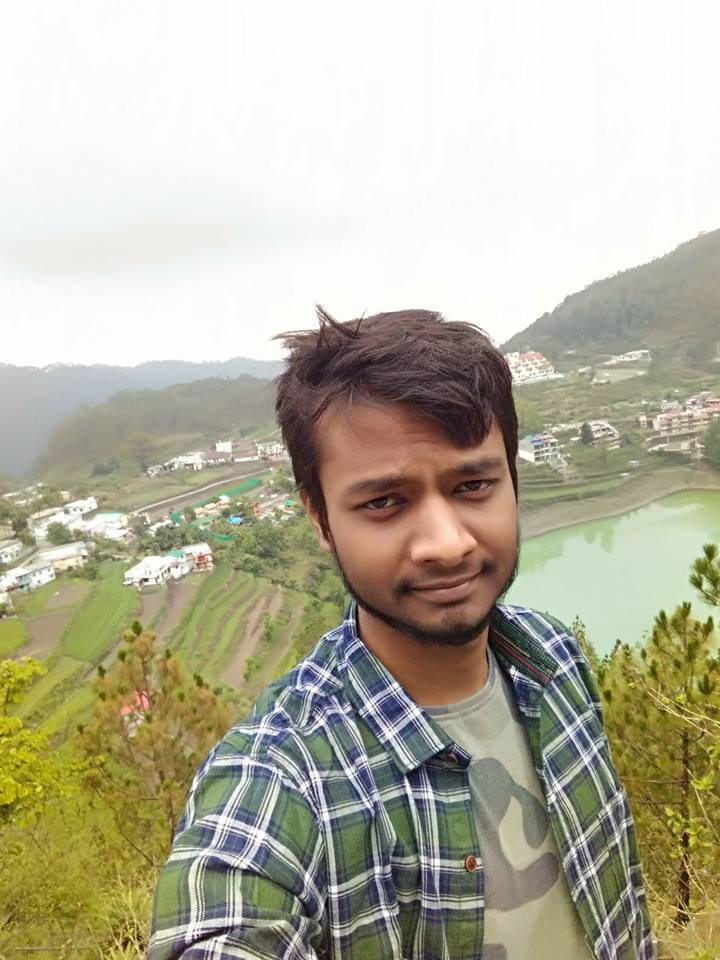
#> input picture abhishek.jpg, 720 x 960 px
$ python face_detection.py
#> lines starting #> are read from the running program, lines starting #| are printed output that depends on the picture; after the words box and inside, x2 and y2 are one past the last pixel; in counts of white or black regions, pixels touching at a corner belong together
import cv2

face_cascade = cv2.CascadeClassifier("haarcascade_frontalface_default.xml")

img = cv2.imread("abhishek.jpg")
#> img is the input picture: shape (960, 720, 3); mean B, G, R 157.6, 177.4, 181.4
gray_img=cv2.cvtColor(img,cv2.COLOR_BGR2GRAY)
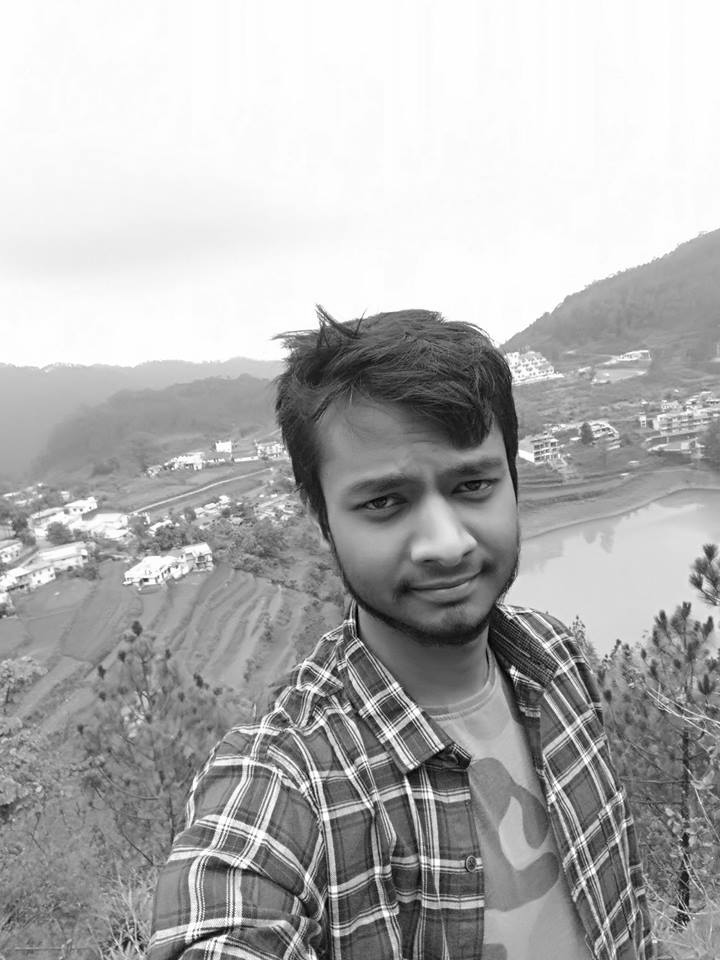
#> gray_img: shape (960, 720); min 0, max 255, mean 176.3

faces= face_cascade.detectMultiScale(gray_img,scaleFactor=1.05,minNeighbors=5)
#> faces = [[300, 396, 265, 265]]

for x,y,w,h in faces:
    img=cv2.rectangle(img,(x,y),(x+w,y+h),(0,0,255),5)
#> this loop made 1 pass
#> pass 1, `img=cv2.rectangle(img,(x,y),(x+w,y+h),(0,0,255),5)`:
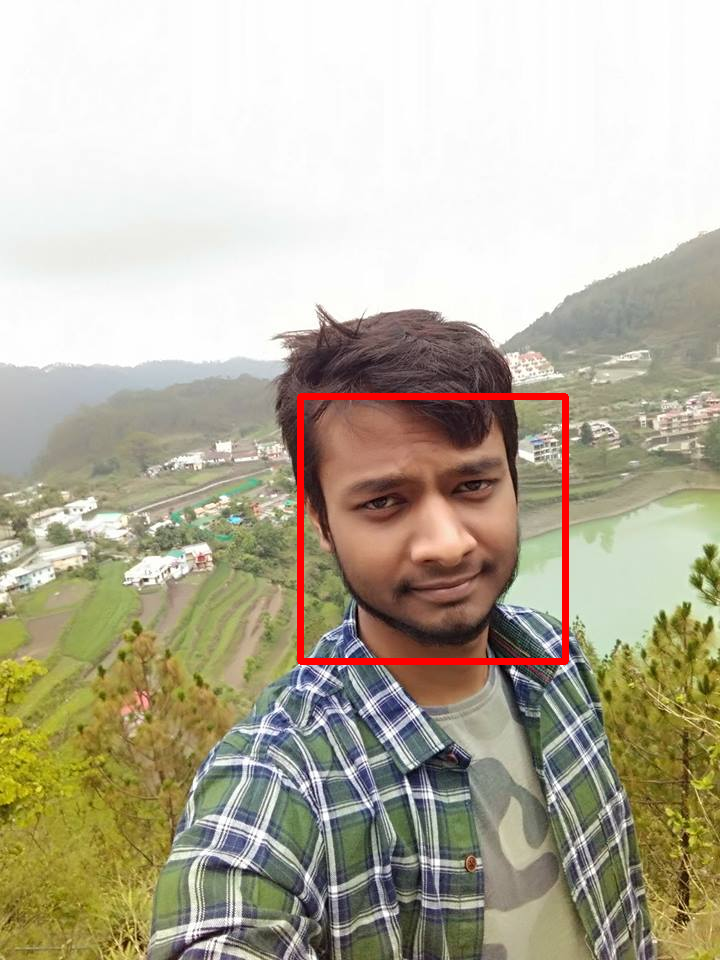
#> img: shape (960, 720, 3); 1.07% of pixels changed, all inside (x1, y1, x2, y2) = (297, 393, 569, 665)

cv2.imshow("MSTPIC",img)
cv2.waitKey(0)
cv2.destroyAllWindows()

$ run again, with family.jpg copied over abhishek.jpg
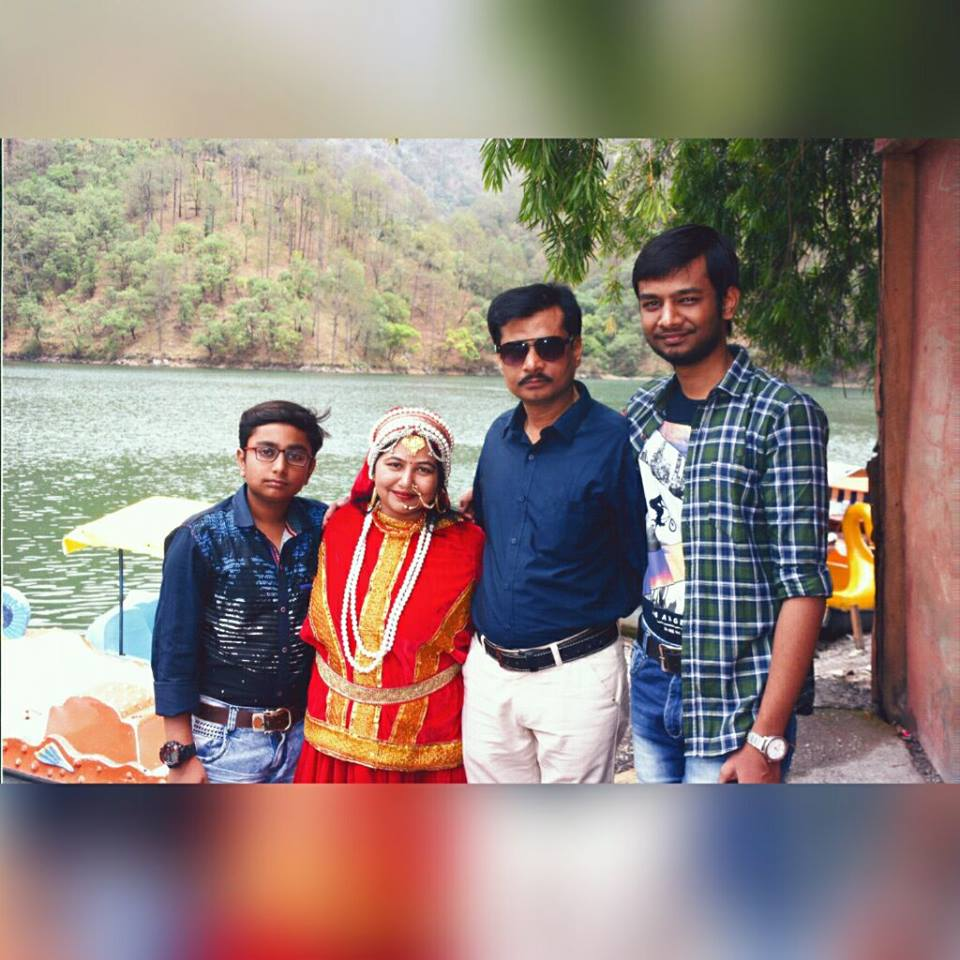
#> input picture family.jpg, 960 x 960 px
#> img is the input picture: shape (960, 960, 3); mean B, G, R 124.8, 131.1, 146.7
#> `gray_img=cv2.cvtColor(img,cv2.COLOR_BGR2GRAY)`:
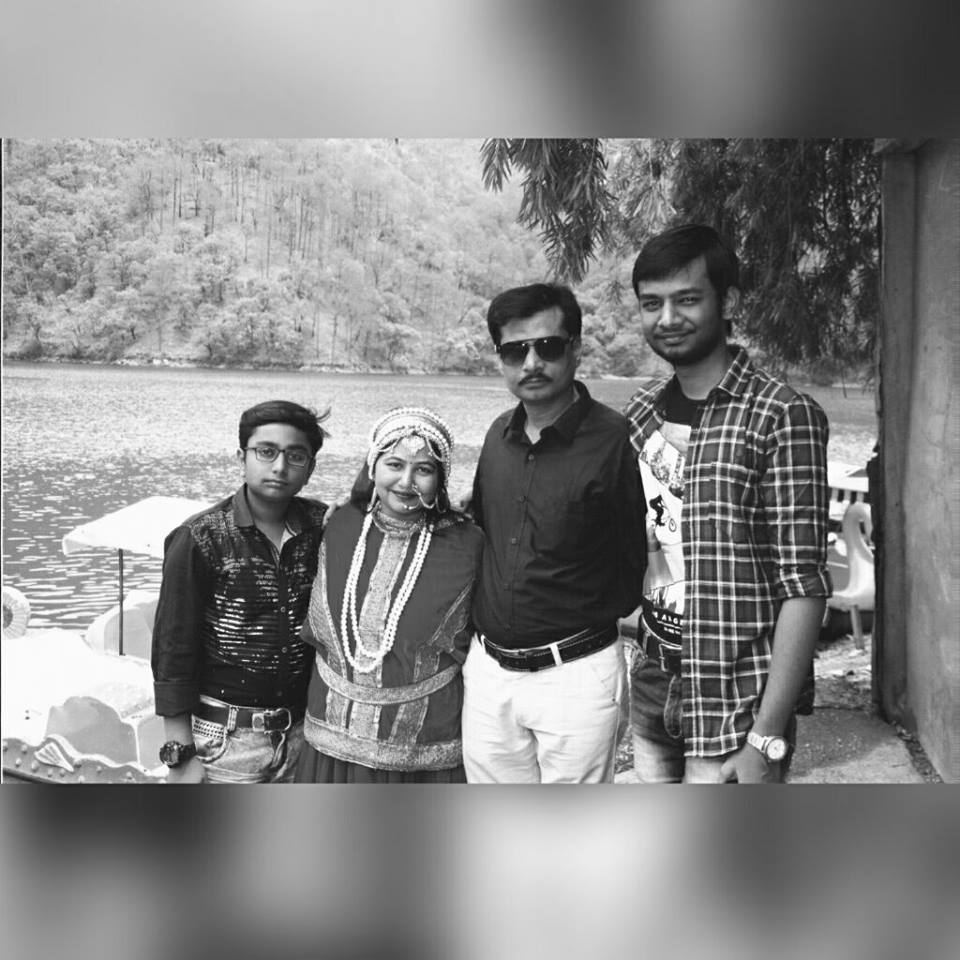
#> gray_img: shape (960, 960); min 5, max 255, mean 135.1
#> faces = [[818, 472, 67, 67], [816, 366, 70, 70], [372, 440, 72, 72], [240, 422, 81, 81], [619, 263, 99, 99], [483, 311, 103, 103]]
#> the loop `for x,y,w,h in faces:` made 6 passes
#> after the loop `for x,y,w,h in faces:`:
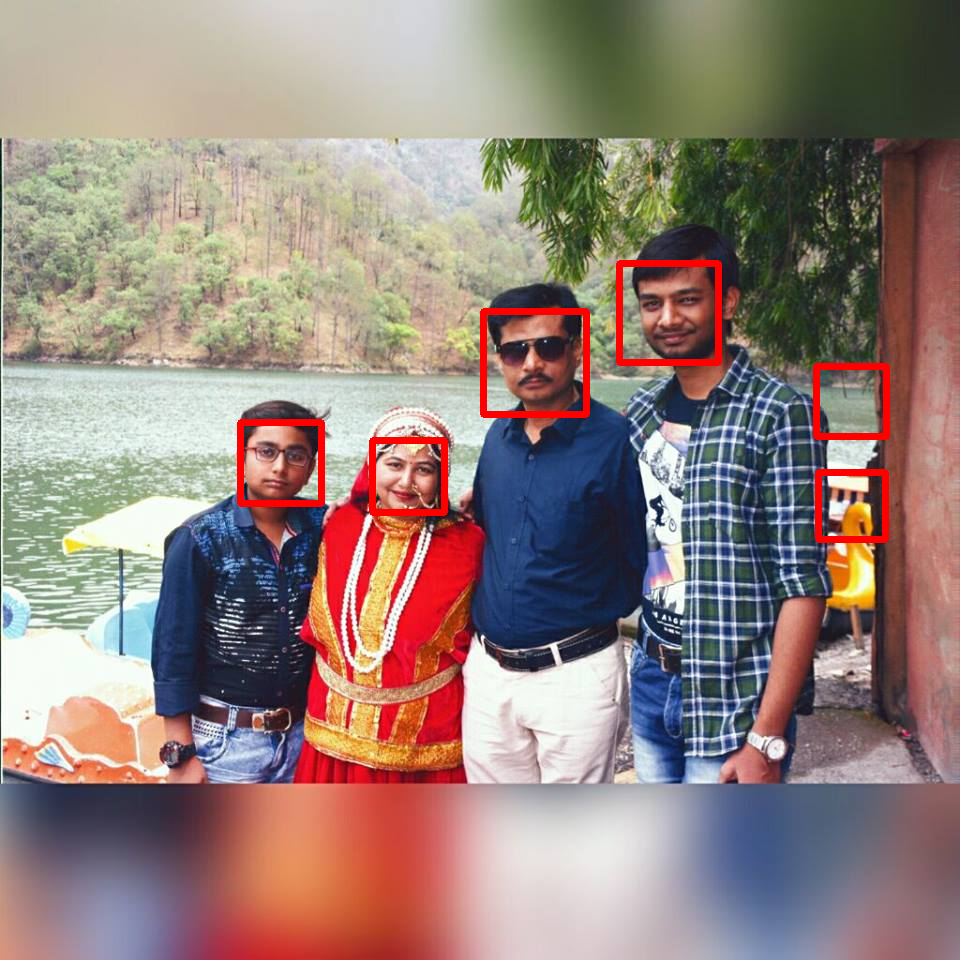
#> img: shape (960, 960, 3); mean B, G, R 123.4, 129.6, 148.8

$ run again, with photo.jpg copied over abhishek.jpg
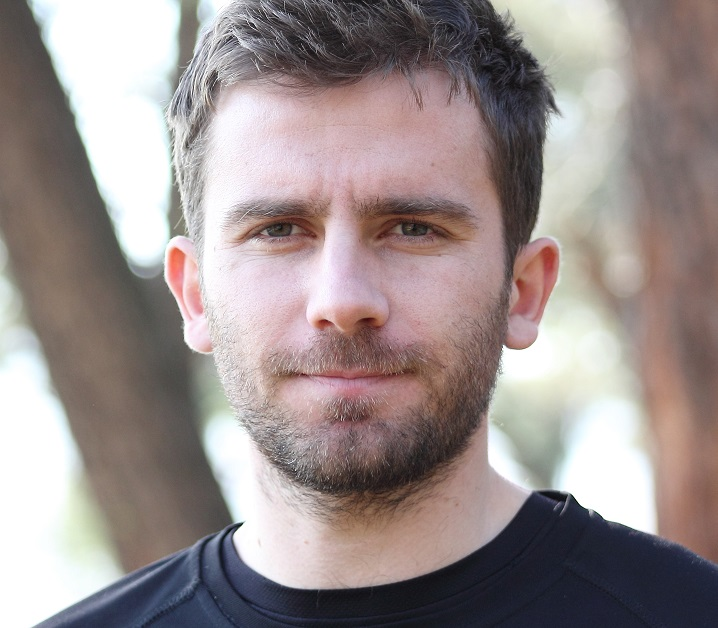
#> input picture photo.jpg, 718 x 628 px
#> img is the input picture: shape (628, 718, 3); mean B, G, R 142, 143.2, 154.6
#> `gray_img=cv2.cvtColor(img,cv2.COLOR_BGR2GRAY)`:
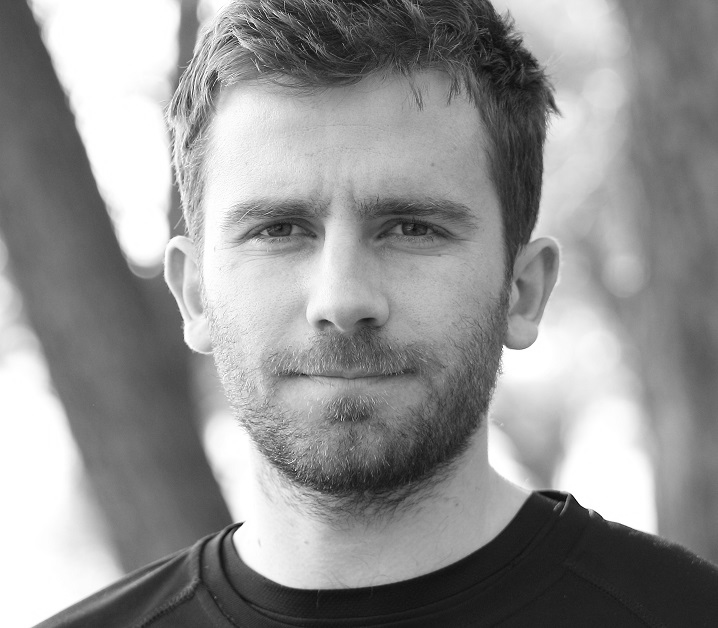
#> gray_img: shape (628, 718); min 2, max 255, mean 146.4
#> faces = [[157, 84, 379, 379]]
#> the loop `for x,y,w,h in faces:` made 1 pass
#> pass 1, `img=cv2.rectangle(img,(x,y),(x+w,y+h),(0,0,255),5)`:
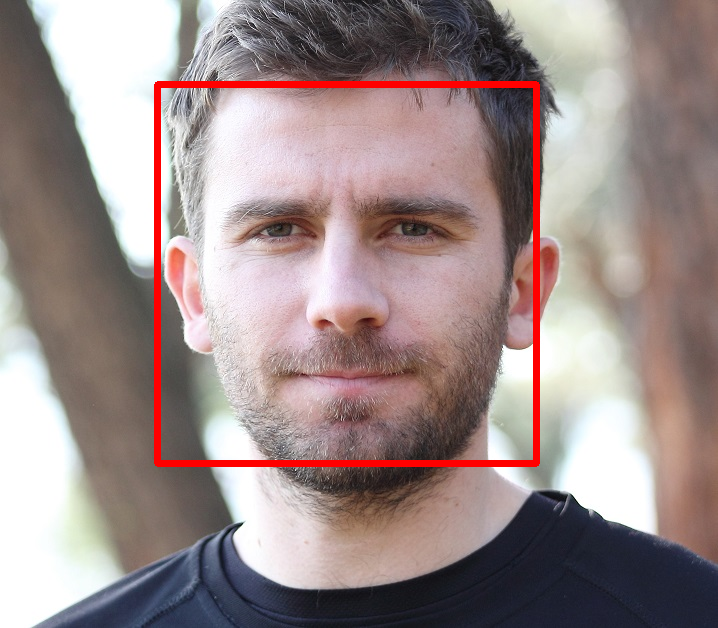
#> img: shape (628, 718, 3); 2.35% of pixels changed, all inside (x1, y1, x2, y2) = (154, 81, 540, 467)
